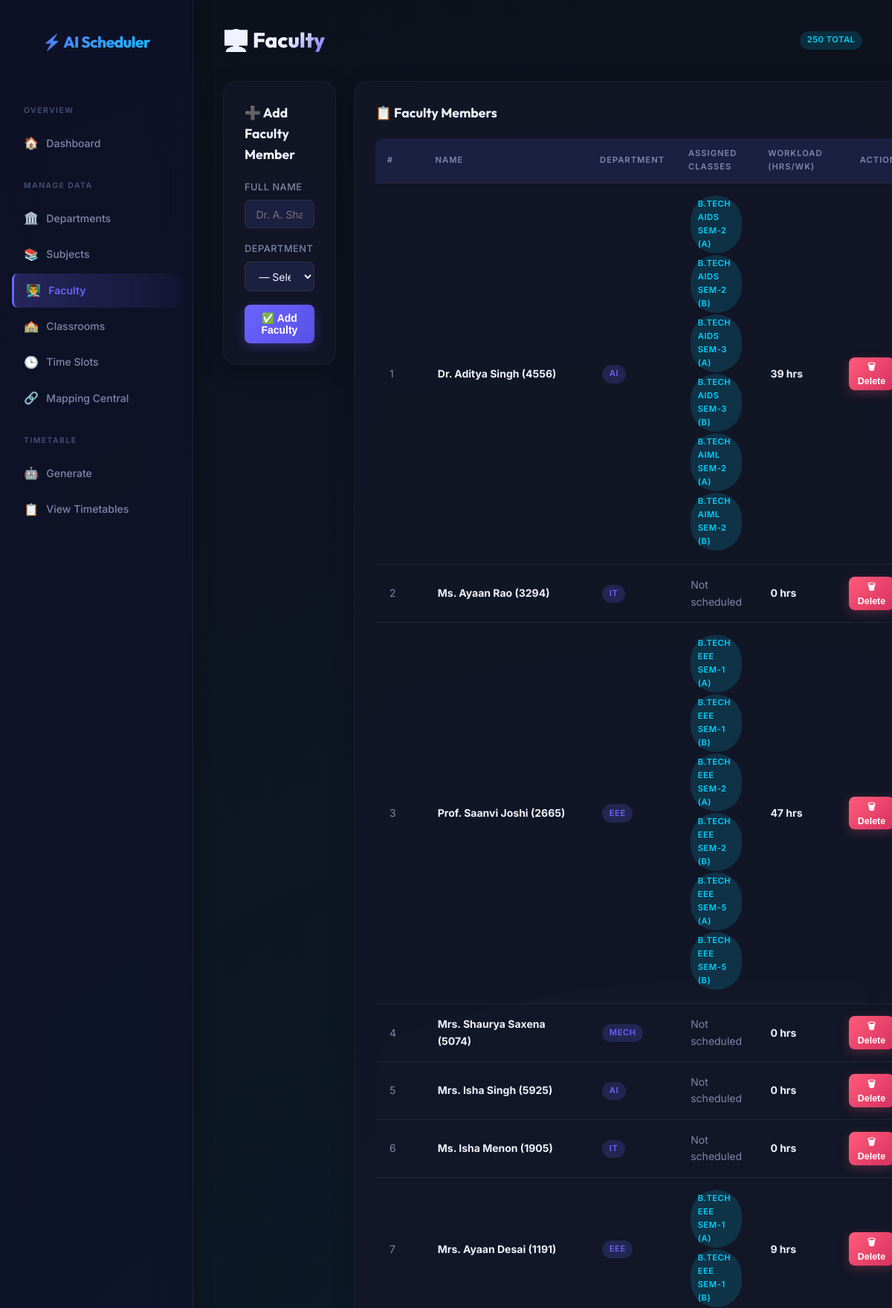
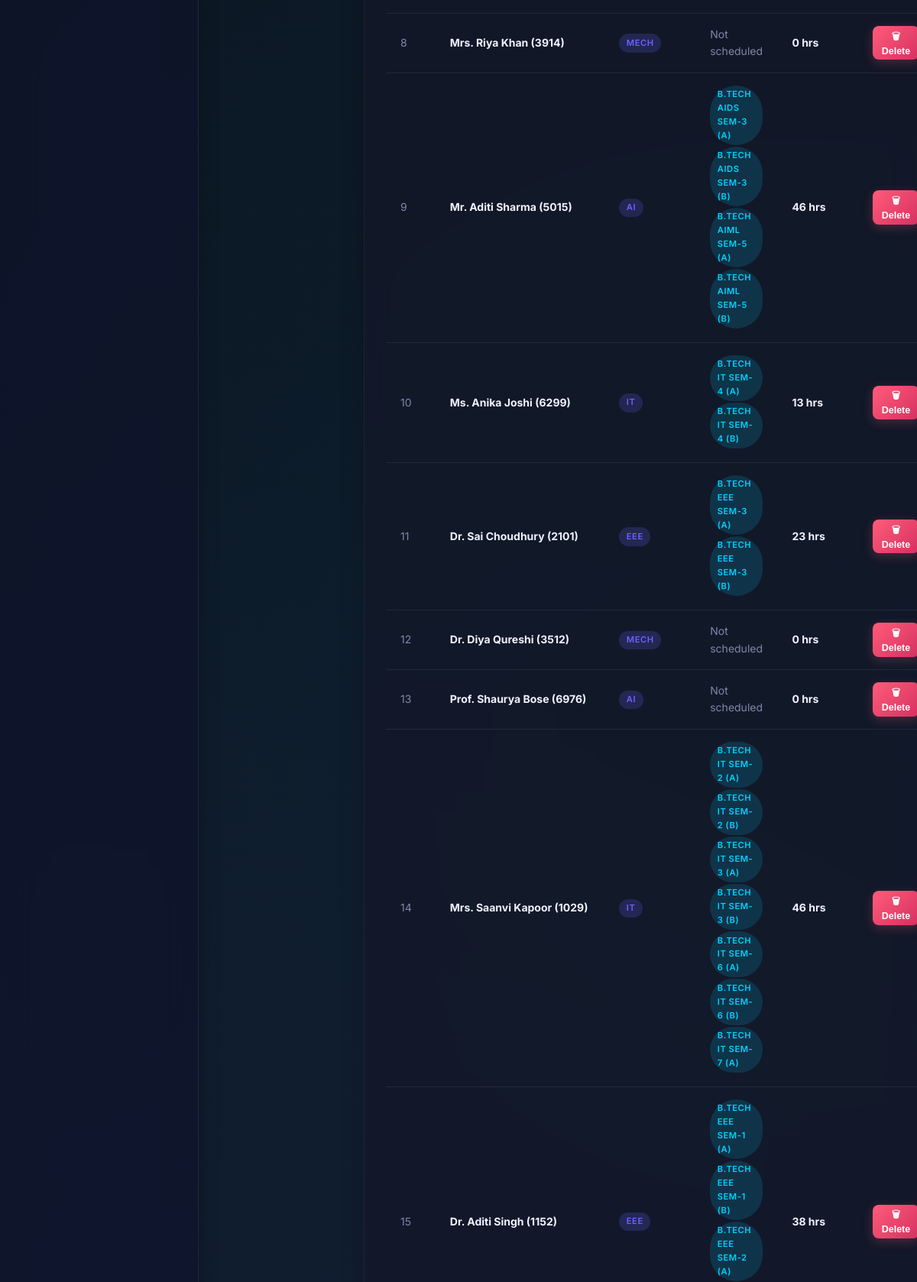
The app's page /faculty (signed in, upper part) with its own data (2 pictures, top to bottom).
### models.py (models this page shows)
class Faculty(db.Model):
    id = db.Column(db.Integer, primary_key=True)
    name = db.Column(db.String(100), nullable=False)
    department_id = db.Column(db.Integer, db.ForeignKey('department.id'), nullable=False)
    @property
    def assigned_classes(self):
        from models import Timetable
        entries = Timetable.query.filter_by(faculty_id=self.id).all()
        class_sections = set()
        for e in entries:
            if e.class_section:
                cs = e.class_section
                label = f"B.Tech {cs.branch.name} Sem-{cs.semester} ({cs.section})"
                class_sections.add(label)
        return sorted(list(class_sections))
    @property
    def total_workload(self):
        from models import Timetable
        return Timetable.query.filter_by(faculty_id=self.id).count()

class Department(db.Model):
    id = db.Column(db.Integer, primary_key=True)
    name = db.Column(db.String(100), unique=True, nullable=False)
    subjects = db.relationship('Subject', backref='department', lazy=True, cascade='all, delete-orphan')
    faculty = db.relationship('Faculty', backref='department', lazy=True, cascade='all, delete-orphan')
    branches = db.relationship('Branch', backref='department', lazy=True, cascade='all, delete-orphan')

### app.py (the view, shortened to what this page needs)
@app.route('/faculty', methods=['GET', 'POST'])
@login_required
def faculty():
    faculties = Faculty.query.all()
    depts = Department.query.all()
    return render_template('faculty.html', faculty=faculties, departments=depts)

### app.py (called while the page is built)
@login_manager.user_loader
def load_user(user_id):
    return db.session.get(Admin, int(user_id))

### templates/faculty.html (shortened to what this page needs)
{% extends 'base.html' %}
{% block content %}
<div class="header-actions">
  <h1 class="page-title">👨‍🏫 Faculty</h1>
  <span class="badge badge-info">{{ faculty|length }} total</span>
</div>
<div style="display:grid;grid-template-columns:1fr 2fr;gap:1.5rem;align-items:start;">
  <div class="card">
    <div class="card-title">➕ Add Faculty Member</div>
    <form method="POST" action="{{ url_for('faculty') }}">
      <div class="form-group">
        <label for="fac_name" class="form-label">Full Name</label>
        <input type="text" id="fac_name" name="name" class="form-control"
               placeholder="Dr. A. Sharma" required>
      </div>
      <div class="form-group">
        <label for="fac_dept" class="form-label">Department</label>
        <select id="fac_dept" name="department_id" class="form-control" required>
          <option value="">— Select Department —</option>
        </select>
      </div>
      <button type="submit" class="btn" style="width:100%;justify-content:center;">✅ Add Faculty</button>
    </form>
  </div>
  <div class="card">
    <div class="card-title">📋 Faculty Members</div>
    <div class="table-wrapper">
      <table>
        <thead>
          <tr>
            <th>#</th>
            <th>Name</th>
            <th>Department</th>
            <th>Assigned Classes</th>
            <th>Workload (Hrs/Wk)</th>
            <th style="text-align:right;">Action</th>
          </tr>
        </thead>
        <tbody>
          {% for f in faculty %}
          <tr>
            <td style="color:var(--text-muted);">{{ loop.index }}</td>
            <td><strong>{{ f.name }}</strong></td>
            <td><span class="badge badge-primary">{{ f.department.name if f.department else '—' }}</span></td>
            <td>
              {% for cls in f.assigned_classes %}
                <span class="badge badge-info" style="font-size:.7rem; margin-bottom:2px;">{{ cls }}</span>
              {% endfor %}
              {% if not f.assigned_classes %}<span style="color:var(--text-muted);">Not scheduled</span>{% endif %}
            </td>
            <td><strong>{{ f.total_workload }} hrs</strong></td>
            <td style="text-align:right;">
              <form method="POST" action="{{ url_for('delete_faculty', id=f.id) }}"
                    onsubmit="return confirm('Delete {{ f.name }}?')" style="display:inline;">
                <button type="submit" class="btn btn-danger btn-sm">🗑 Delete</button>
              </form>
            </td>
          </tr>
          {% else %}
          <tr><td colspan="4" style="text-align:center;color:var(--text-muted);padding:2rem;">No faculty added yet.</td></tr>
          {% endfor %}
        </tbody>
      </table>
    </div>
  </div>
</div>
{% endblock %}

### static/style.css (style rules this page uses)
:root { --primary: #6C63FF; --primary-hover: #5851e6; --primary-glow: rgba(108,99,255,.25); --secondary: #00D2FF; --accent: #FF6B9D; --success: #00E5A0; --danger: #FF5C7A; --warning: #FFB347; --info: #55C7F7; --bg-base: #0D0F1A; --bg-card: #151829; --bg-card-2: #1C2040; --sidebar-bg: #10132B; --border: rgba(255,255,255,.07); --border-active: rgba(108,99,255,.5); --text: #F0F2FF; --text-muted: #8087A8; --text-disabled: #4A5275; --radius: 12px; --radius-sm: 8px; --radius-lg: 18px; --shadow: 0 8px 32px rgba(0,0,0,.45); --shadow-sm: 0 2px 12px rgba(0,0,0,.3); --transition: .2s ease; }
*, *::before, *::after { box-sizing: border-box; margin: 0; padding: 0; }
html { scroll-behavior: smooth; }
body { font-family: 'Inter', system-ui, sans-serif; background-color: var(--bg-base); color: var(--text); line-height: 1.6; min-height: 100vh; background-image: radial-gradient(circle at 15% 50%, rgba(108,99,255,.08), transparent 50%), radial-gradient(circle at 85% 30%, rgba(0,210,255,.08), transparent 50%); background-attachment: fixed; animation: bgShift 20s ease-in-out infinite alternate; }
.card { background: rgba(21, 24, 41, 0.7); backdrop-filter: blur(16px); -webkit-backdrop-filter: blur(16px); border: 1px solid rgba(255, 255, 255, 0.05); border-radius: var(--radius-lg); padding: 1.75rem; margin-bottom: 1.5rem; box-shadow: 0 8px 32px rgba(0, 0, 0, 0.2); transition: transform 0.3s cubic-bezier(0.175, 0.885, 0.32, 1.275), box-shadow 0.3s ease, border-color 0.3s ease; }
.card-title { font-family: 'Outfit', sans-serif; font-size: 1.1rem; font-weight: 700; color: var(--text); margin-bottom: 1.25rem; display: flex; align-items: center; gap: .5rem; }
.header-actions { display: flex; justify-content: space-between; align-items: center; margin-bottom: 2rem; }
.page-title { font-family: 'Outfit', sans-serif; font-size: 1.75rem; font-weight: 800; background: linear-gradient(135deg, var(--text) 60%, var(--primary)); -webkit-background-clip: text; -webkit-text-fill-color: transparent; background-clip: text; }
.table-wrapper { overflow-x: auto; border-radius: var(--radius); }
table { width: 100%; border-collapse: collapse; font-size: .875rem; }
thead th { background: var(--bg-card-2); color: var(--text-muted); font-size: .7rem; font-weight: 600; text-transform: uppercase; letter-spacing: 1px; padding: .75rem 1rem; text-align: left; border-bottom: 1px solid var(--border); }
tbody td { padding: 1rem 1.2rem; border-bottom: 1px solid var(--border); color: var(--text); vertical-align: middle; transition: background 0.2s ease; }
.btn { display: inline-flex; align-items: center; gap: .5rem; padding: .65rem 1.4rem; background: linear-gradient(135deg, var(--primary), var(--primary-hover)); color: #fff; border: none; border-radius: var(--radius-sm); cursor: pointer; text-decoration: none; font-size: .875rem; font-weight: 600; transition: all 0.3s cubic-bezier(0.4, 0, 0.2, 1); box-shadow: 0 4px 15px rgba(108,99,255,.3); position: relative; overflow: hidden; z-index: 1; }
.btn::before { content: ''; position: absolute; top: 0; left: 0; right: 0; bottom: 0; background: linear-gradient(135deg, rgba(255,255,255,0.2), transparent); opacity: 0; transition: opacity 0.3s ease; z-index: -1; }
.btn-danger { background: linear-gradient(135deg, var(--danger), #d63060); box-shadow: 0 4px 14px rgba(255,92,122,.25); }
.btn-sm { padding: .3rem .75rem; font-size: .78rem; }
.form-group { margin-bottom: 1.1rem; }
.form-label { display: block; margin-bottom: .4rem; font-weight: 500; color: var(--text-muted); font-size: .8rem; text-transform: uppercase; letter-spacing: .5px; }
.form-control { width: 100%; padding: .6rem .9rem; background: var(--bg-card-2); border: 1px solid var(--border); border-radius: var(--radius-sm); font-size: .875rem; color: var(--text); transition: border-color var(--transition), box-shadow var(--transition); font-family: inherit; }
.form-control option { background: var(--bg-card-2); }
.badge { display: inline-block; padding: .2rem .6rem; border-radius: 99px; font-size: .7rem; font-weight: 600; text-transform: uppercase; letter-spacing: .5px; }
.badge-primary { background: rgba(108,99,255,.2); color: var(--primary); }
.badge-info { background: rgba(0,210,255,.15); color: var(--secondary); }

### records on screen
Faculty: name "Dr. Aditya Singh (4556)", department "AI", assigned_classes "B.TECH AIDS SEM-2 (A)" "B.TECH AIDS SEM-2 (B)" "B.TECH AIDS SEM-3 (A)" "B.TECH AIDS SEM-3 (B)" "B.TECH AIML SEM-2 (A)" "B.TECH AIML SEM-2 (B)", total_workload "39"
Faculty: name "Ms. Ayaan Rao (3294)", department "IT", shows "Not scheduled", total_workload "0"
Faculty: name "Prof. Saanvi Joshi (2665)", department "EEE", assigned_classes "B.TECH EEE SEM-1 (A)" "B.TECH EEE SEM-1 (B)" "B.TECH EEE SEM-2 (A)" "B.TECH EEE SEM-2 (B)" "B.TECH EEE SEM-5 (A)" "B.TECH EEE SEM-5 (B)", total_workload "47"
Faculty: name "Mrs. Shaurya Saxena (5074)", department "MECH", shows "Not scheduled", total_workload "0"
Faculty: name "Mrs. Isha Singh (5925)", department "AI", shows "Not scheduled", total_workload "0"
Faculty: name "Ms. Isha Menon (1905)", department "IT", shows "Not scheduled", total_workload "0"
Faculty: name "Mrs. Ayaan Desai (1191)", department "EEE", assigned_classes "B.TECH EEE SEM-1 (A)" "B.TECH EEE SEM-1 (B)", total_workload "9"
Faculty: name "Mrs. Riya Khan (3914)", department "MECH", shows "Not scheduled", total_workload "0"
Faculty: name "Mr. Aditi Sharma (5015)", department "AI", assigned_classes "B.TECH AIDS SEM-3 (A)" "B.TECH AIDS SEM-3 (B)" "B.TECH AIML SEM-5 (A)" "B.TECH AIML SEM-5 (B)", total_workload "46"
Faculty: name "Ms. Anika Joshi (6299)", department "IT", assigned_classes "B.TECH IT SEM-4 (A)" "B.TECH IT SEM-4 (B)", total_workload "13"
Faculty: name "Dr. Sai Choudhury (2101)", department "EEE", assigned_classes "B.TECH EEE SEM-3 (A)" "B.TECH EEE SEM-3 (B)", total_workload "23"
Faculty: name "Dr. Diya Qureshi (3512)", department "MECH", shows "Not scheduled", total_workload "0"
Faculty: name "Prof. Shaurya Bose (6976)", department "AI", shows "Not scheduled", total_workload "0"
Faculty: name "Mrs. Saanvi Kapoor (1029)", department "IT", assigned_classes "B.TECH IT SEM-2 (A)" "B.TECH IT SEM-2 (B)" "B.TECH IT SEM-3 (A)" "B.TECH IT SEM-3 (B)" "B.TECH IT SEM-6 (A)" "B.TECH IT SEM-6 (B)" "B.TECH IT SEM-7 (A)", total_workload "46"
Faculty: name "Dr. Aditi Singh (1152)", department "EEE", assigned_classes "B.TECH EEE SEM-1 (A)" "B.TECH EEE SEM-1 (B)" "B.TECH EEE SEM-2 (A)", total_workload "38"

### other values on screen
{{ faculty|length }} "250"
